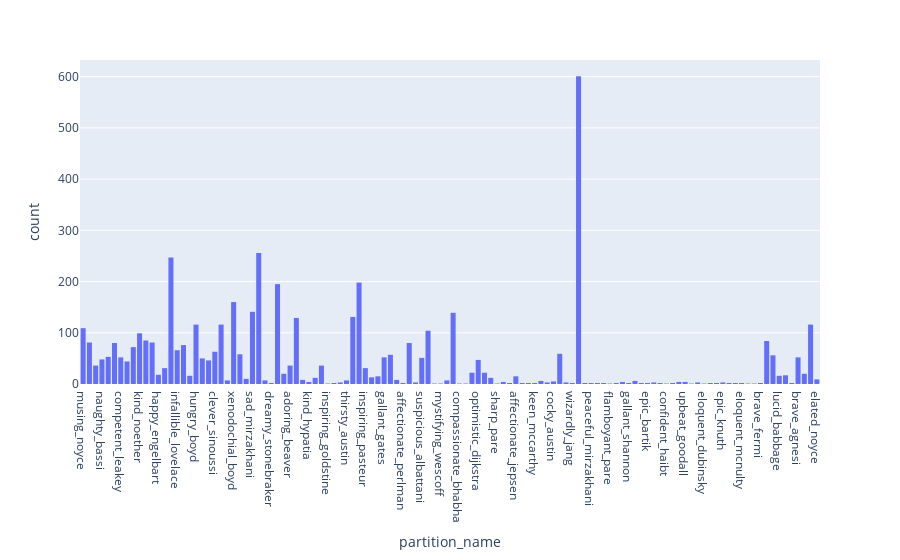
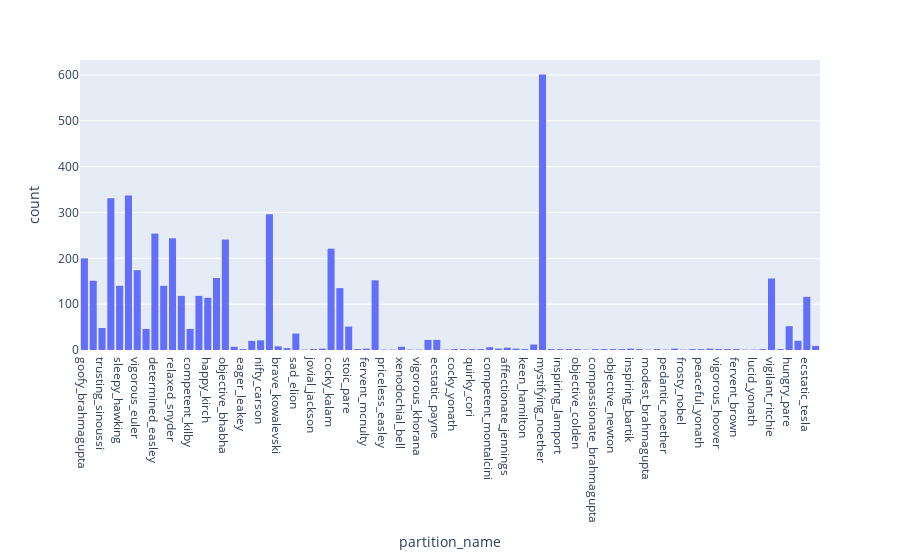
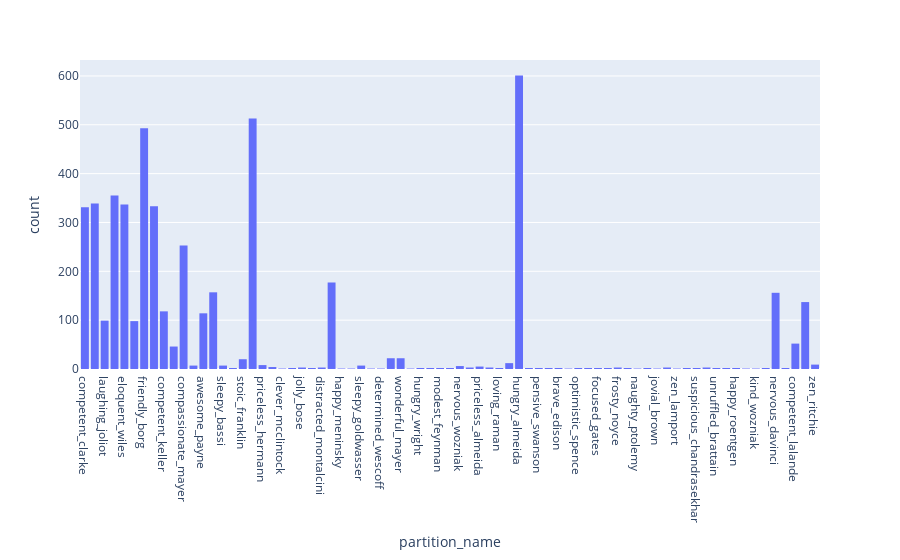

Write notebook code for charts like these, in order.
### Code cell
for resolution, partition_df in partition_dfs.items():
    display(HTML('<h1>Louvain run with resolution=<b>%s</b></h1>' % (
        resolution
    )))
    fig = px.histogram(partition_df, x='partition_name', nbins=10) # partition_count
    fig.show()

### Figure 1 — Plotly figure (JSON) as saved in the notebook; plotly's stock layout.template omitted (floating-point values rounded to 4 significant figures; data arrays with more than 128 entries replaced by an {"elided": "..."} marker saying what was removed)
{"data": [{"alignmentgroup": "True", "bingroup": "x", "hoverlabel": {"namelength": 0}, "hovertemplate": "partition_name=%{x}<br>count=%{y}", "legendgroup": "", "marker": {"color": "#636efa"}, "name": "", "nbinsx": 10, "offsetgroup": "", "orientation": "v", "showlegend": false, "type": "histogram", "x": {"elided": "4921 str values"}, "xaxis": "x", "yaxis": "y"}], "layout": {"barmode": "relative", "legend": {"tracegroupgap": 0}, "margin": {"t": 60}, "xaxis": {"anchor": "y", "domain": [0, 1], "title": {"text": "partition_name"}}, "yaxis": {"anchor": "x", "domain": [0, 1], "title": {"text": "count"}}}}

### Figure 2 — Plotly figure (JSON) as saved in the notebook; plotly's stock layout.template omitted (floating-point values rounded to 4 significant figures; data arrays with more than 128 entries replaced by an {"elided": "..."} marker saying what was removed)
{"data": [{"alignmentgroup": "True", "bingroup": "x", "hoverlabel": {"namelength": 0}, "hovertemplate": "partition_name=%{x}<br>count=%{y}", "legendgroup": "", "marker": {"color": "#636efa"}, "name": "", "nbinsx": 10, "offsetgroup": "", "orientation": "v", "showlegend": false, "type": "histogram", "x": {"elided": "4921 str values"}, "xaxis": "x", "yaxis": "y"}], "layout": {"barmode": "relative", "legend": {"tracegroupgap": 0}, "margin": {"t": 60}, "xaxis": {"anchor": "y", "domain": [0, 1], "title": {"text": "partition_name"}}, "yaxis": {"anchor": "x", "domain": [0, 1], "title": {"text": "count"}}}}

### Figure 3 — Plotly figure (JSON) as saved in the notebook; plotly's stock layout.template omitted (floating-point values rounded to 4 significant figures; data arrays with more than 128 entries replaced by an {"elided": "..."} marker saying what was removed)
{"data": [{"alignmentgroup": "True", "bingroup": "x", "hoverlabel": {"namelength": 0}, "hovertemplate": "partition_name=%{x}<br>count=%{y}", "legendgroup": "", "marker": {"color": "#636efa"}, "name": "", "nbinsx": 10, "offsetgroup": "", "orientation": "v", "showlegend": false, "type": "histogram", "x": {"elided": "4921 str values"}, "xaxis": "x", "yaxis": "y"}], "layout": {"barmode": "relative", "legend": {"tracegroupgap": 0}, "margin": {"t": 60}, "xaxis": {"anchor": "y", "domain": [0, 1], "title": {"text": "partition_name"}}, "yaxis": {"anchor": "x", "domain": [0, 1], "title": {"text": "count"}}}}
